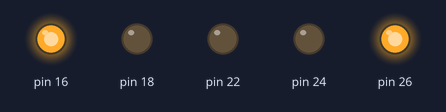
This program was run on a simulated Raspberry Pi (header pin numbers). On the bench: output pins drawn as LEDs (lit = HIGH).

Above: at 0.05 s.
At 0.5 s:
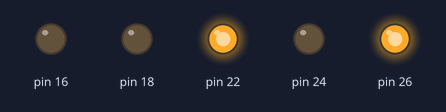
At 1.7 s:
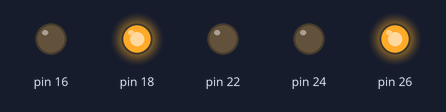
At 2.6 s:
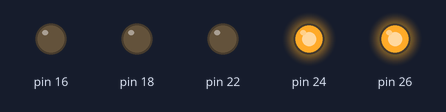
Timing chart, 0 to 3.5 s (numbered marks = the images above):
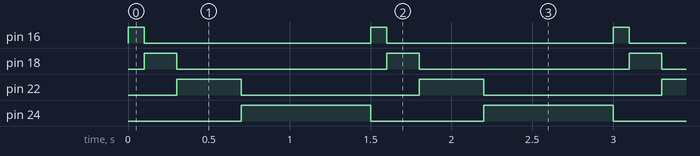

The program:

mmTestGPIO.py
```python
'''
Created on 04.08.2014

@author: wdaniel
'''

import RPi.GPIO as GPIO    # @UnresolvedImport
import time

GPIO.setwarnings(False)

GPIO.setmode(GPIO.BOARD)

GPIO.setup(16, GPIO.OUT)
GPIO.setup(18, GPIO.OUT)
GPIO.setup(22, GPIO.OUT)
GPIO.setup(24, GPIO.OUT)
GPIO.setup(26, GPIO.OUT)


GPIO.output(16, 0)
GPIO.output(18, 0)
GPIO.output(22, 0)
GPIO.output(24, 0)
GPIO.output(26, 1)

while(True):
    GPIO.output(16, 1)
    time.sleep(0.1)
    GPIO.output(16, 0)

    GPIO.output(18, 1)
    time.sleep(0.2)
    GPIO.output(18, 0)

    GPIO.output(22, 1)
    time.sleep(0.4)
    GPIO.output(22, 0)

    GPIO.output(24, 1)
    time.sleep(0.8)
    GPIO.output(24, 0)
```

Measured:
- by itself, pin 16: alternates HIGH for 0.10 s and LOW for 1.4 s
- by itself, pin 18: alternates HIGH for 0.20 s and LOW for 1.3 s
- by itself, pin 22: alternates HIGH for 0.40 s and LOW for 1.1 s
- by itself, pin 24: alternates HIGH for 0.80 s and LOW for 0.70 s
